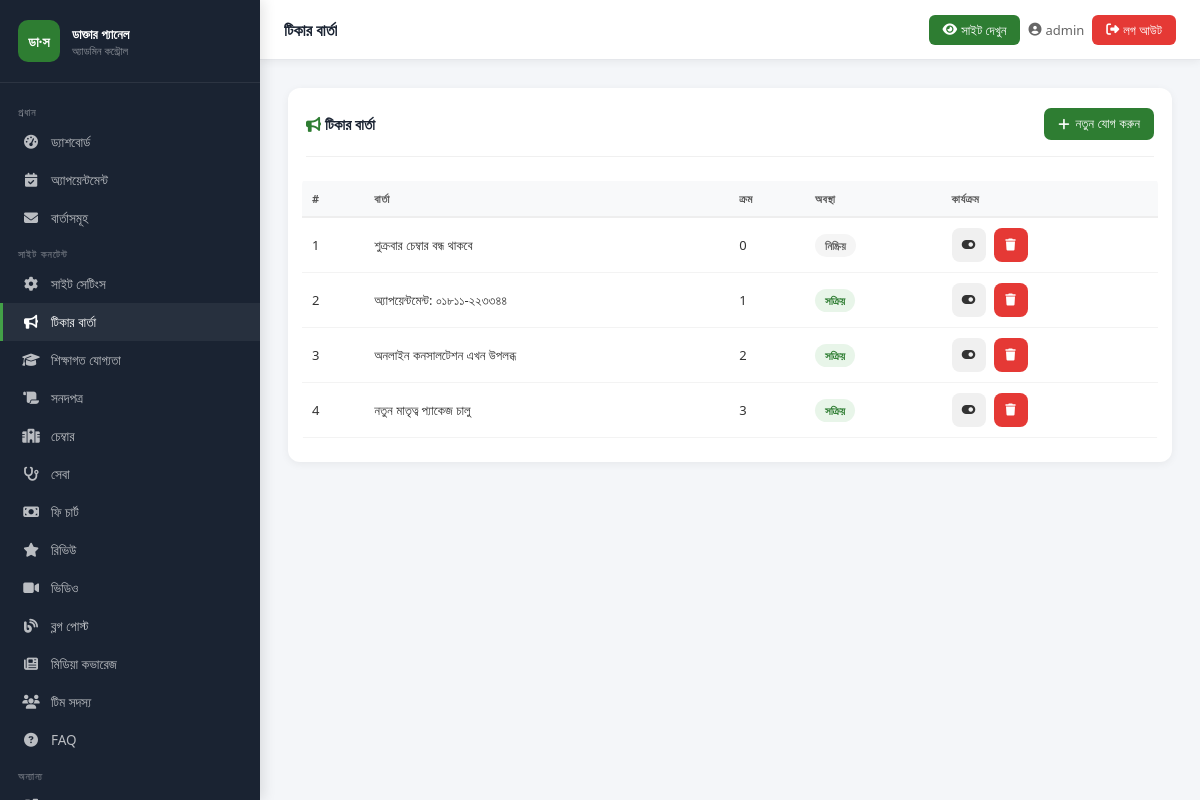
The app's page /admin-panel/tickers/ (signed in), older data.
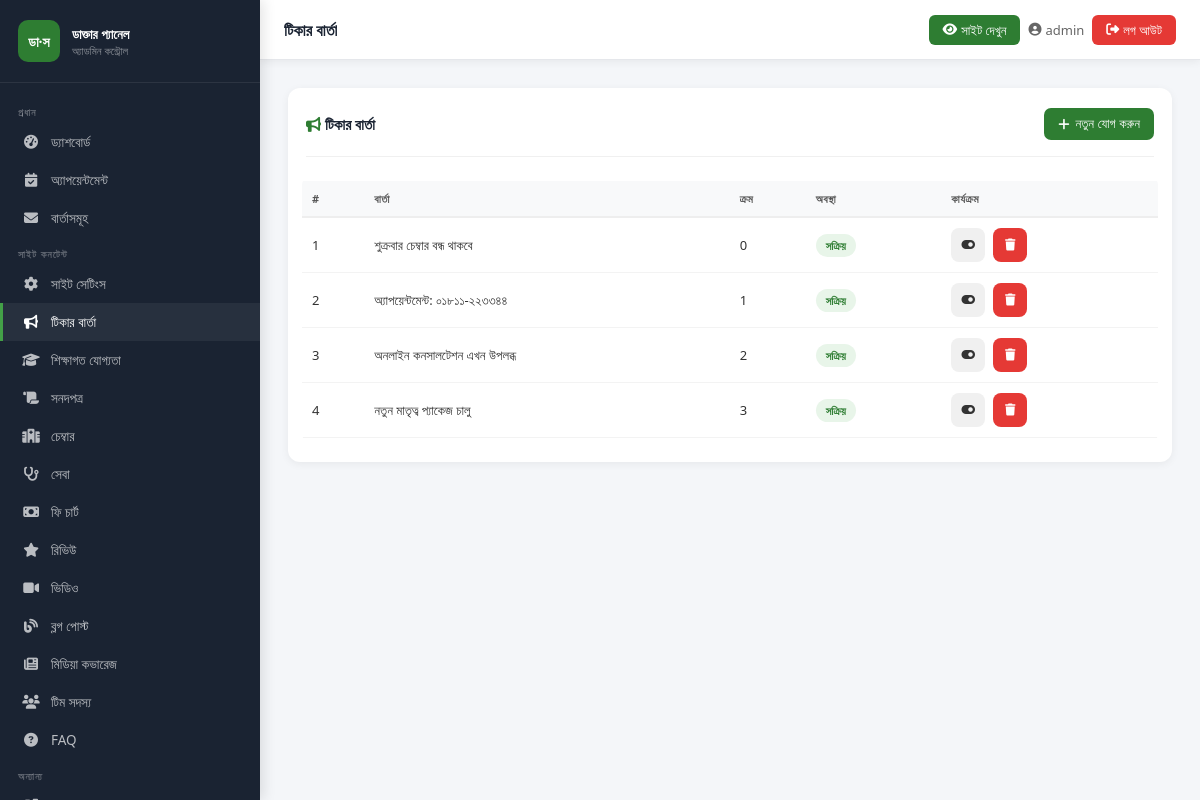
The same page, newer data.
### core/models.py (models this page shows, shortened)
class TickerMessage(models.Model):
    message = models.CharField(max_length=300)
    is_active = models.BooleanField(default=True)
    order = models.IntegerField(default=0)
    class Meta:
        ordering = ['order']
        verbose_name = 'টিকার বার্তা'

### core/admin_views.py (the view, shortened to what this page needs)
# urls.py: path('tickers/', av.manage_tickers, name='admin_tickers'),
@login_required(login_url='/admin-panel/login/')
def manage_tickers(request):
    items = TickerMessage.objects.all()
    return render(request, 'admin_panel/tickers.html', {'items': items})

### core/context_processors.py (called while the page is built)
def site_settings(request):
    try:
        settings = SiteSettings.objects.first()
        if not settings:
            settings = SiteSettings()
    except Exception:
        settings = SiteSettings()
    return {'site': settings}

### templates/admin_panel/tickers.html (shortened to what this page needs)
{% extends "admin_panel/base_admin.html" %}
{% block page_title %}টিকার বার্তা{% endblock %}
{% block nav_tickers %}active{% endblock %}
{% block content %}
<div class="card">
  <div class="card__header">
    <span class="card__title"><i class="fas fa-bullhorn" style="color:#2e7d32"></i> টিকার বার্তা</span>
    <button class="btn btn-primary" onclick="openModal('addModal')">
      <i class="fas fa-plus"></i>
      <span class="btn-text">নতুন যোগ করুন</span>
    </button>
  </div>
  <div class="table-responsive">
    <table class="tbl">
      <thead>
        <tr>
          <th>#</th>
          <th>বার্তা</th>
          <th>ক্রম</th>
          <th>অবস্থা</th>
          <th>কার্যক্রম</th>
        </tr>
      </thead>
      <tbody>
        {% for item in items %}
        <tr>
          <td data-label="#">{{ item.pk }}</td>
          <td data-label="বার্তা">{{ item.message }}</td>
          <td data-label="ক্রম">{{ item.order }}</td>
          <td data-label="অবস্থা">
            {% if item.is_active %}
              <span class="badge badge-success">সক্রিয়</span>
            {% else %}
              <span class="badge badge-secondary">নিষ্ক্রিয়</span>
            {% endif %}
          </td>
          <td data-label="কার্যক্রম">
            <div class="action-buttons">
              <form method="POST" style="display:inline">
                <button type="submit" class="btn btn-secondary btn-sm btn-icon" title="চালু/বন্ধ">
                  <i class="fas fa-toggle-on"></i>
                </button>
              </form>
              <form method="POST" style="display:inline" onsubmit="return confirm('মুছবেন?')">
                <button type="submit" class="btn btn-danger btn-sm btn-icon" title="মুছুন">
                  <i class="fas fa-trash"></i>
                </button>
              </form>
            </div>
          </td>
        </tr>
        {% endfor %}
      </tbody>
    </table>
  </div>
</div>
{% endblock %}

### templates/admin_panel/base_admin.html (shortened to what this page needs)
<!DOCTYPE html>
<html lang="bn">
<head>
  <link rel="stylesheet" href="https://cdnjs.cloudflare.com/ajax/libs/font-awesome/6.5.0/css/all.min.css">
  {% load static %}
</head>
<body>
<aside class="sidebar" id="sidebar">
  <div class="sidebar__brand">
    <div class="sidebar__brand-icon">ডা·স</div>
    <div class="sidebar__brand-text">
      <h3>ডাক্তার প্যানেল</h3>
      <p>অ্যাডমিন কন্ট্রোল</p>
    </div>
  </div>
  <nav class="sidebar__nav">
    <div class="nav-section-label">প্রধান</div>
    <a href="{% url 'admin_dashboard' %}" class="sidebar__link {% block nav_dashboard %}{% endblock %}"><i class="fas fa-tachometer-alt"></i> ড্যাশবোর্ড</a>
    <a href="{% url 'admin_appointments' %}" class="sidebar__link {% block nav_appointments %}{% endblock %}"><i class="fas fa-calendar-check"></i> অ্যাপয়েন্টমেন্ট</a>
    <a href="{% url 'admin_messages' %}" class="sidebar__link {% block nav_messages %}{% endblock %}"><i class="fas fa-envelope"></i> বার্তাসমূহ</a>
    <div class="nav-section-label">সাইট কনটেন্ট</div>
    <a href="{% url 'admin_site_settings' %}" class="sidebar__link {% block nav_settings %}{% endblock %}"><i class="fas fa-cog"></i> সাইট সেটিংস</a>
    <a href="{% url 'admin_tickers' %}" class="sidebar__link {% block nav_tickers %}{% endblock %}"><i class="fas fa-bullhorn"></i> টিকার বার্তা</a>
    <a href="{% url 'admin_qualifications' %}" class="sidebar__link {% block nav_qualifications %}{% endblock %}"><i class="fas fa-graduation-cap"></i> শিক্ষাগত যোগ্যতা</a>
    <a href="{% url 'admin_certificates' %}" class="sidebar__link {% block nav_certificates %}{% endblock %}"><i class="fas fa-scroll"></i> সনদপত্র</a>
    <a href="{% url 'admin_chambers' %}" class="sidebar__link {% block nav_chambers %}{% endblock %}"><i class="fas fa-hospital-alt"></i> চেম্বার</a>
    <a href="{% url 'admin_services' %}" class="sidebar__link {% block nav_services %}{% endblock %}"><i class="fas fa-stethoscope"></i> সেবা</a>
    <a href="{% url 'admin_fees' %}" class="sidebar__link {% block nav_fees %}{% endblock %}"><i class="fas fa-money-bill"></i> ফি চার্ট</a>
    <a href="{% url 'admin_reviews' %}" class="sidebar__link {% block nav_reviews %}{% endblock %}"><i class="fas fa-star"></i> রিভিউ</a>
    <a href="{% url 'admin_videos' %}" class="sidebar__link {% block nav_videos %}{% endblock %}"><i class="fas fa-video"></i> ভিডিও</a>
    <a href="{% url 'admin_blogs' %}" class="sidebar__link {% block nav_blogs %}{% endblock %}"><i class="fas fa-blog"></i> ব্লগ পোস্ট</a>
    <a href="{% url 'admin_media' %}" class="sidebar__link {% block nav_media %}{% endblock %}"><i class="fas fa-newspaper"></i> মিডিয়া কভারেজ</a>
    <a href="{% url 'admin_team' %}" class="sidebar__link {% block nav_team %}{% endblock %}"><i class="fas fa-users"></i> টিম সদস্য</a>
    <a href="{% url 'admin_faqs' %}" class="sidebar__link {% block nav_faqs %}{% endblock %}"><i class="fas fa-question-circle"></i> FAQ</a>
    <div class="nav-section-label">অন্যান্য</div>
    <a href="/" target="_blank" class="sidebar__link"> সাইট দেখুন</a>
  </nav>
</aside>
<div class="topbar">
  <div style="display:flex; align-items:center; gap:8px;">
    <span class="topbar__title">{% block page_title %}ড্যাশবোর্ড{% endblock %}</span>
  </div>
  <div class="topbar__right">
    <a href="/" target="_blank" class="view-site-btn"><i class="fas fa-eye"></i> <span class="hide-xs">সাইট দেখুন</span></a>
    <span class="topbar__user"><i class="fas fa-user-circle"></i> <span class="hide-sm">{{ request.user.username }}</span></span>
    <a href="{% url 'admin_logout' %}" class="topbar__logout"><i class="fas fa-sign-out-alt"></i> <span class="hide-xs">লগ আউট</span></a>
  </div>
</div>
<main class="main-content">
  {% block content %}{% endblock %}
</main>
</body>
</html>

### templates/admin_panel/tickers.html (style rules this page uses)
.table-responsive { overflow-x: auto; -webkit-overflow-scrolling: touch; margin: 0 -4px; padding: 4px 0; border-radius: 8px; }
.action-buttons { display: flex; gap: 8px; flex-wrap: wrap; }
.btn-icon { width: 34px; height: 34px; display: inline-flex; align-items: center; justify-content: center; }
.badge-success { background: #e8f5e9; color: #2e7d32; padding: 4px 10px; border-radius: 20px; font-size: 11px; font-weight: 600; }

Row changes from the older to the newer data that the page shows:
changed TickerMessage "শুক্রবার চেম্বার বন্ধ থাকবে": is_active "নিষ্ক্রিয়" → "সক্রিয়"
